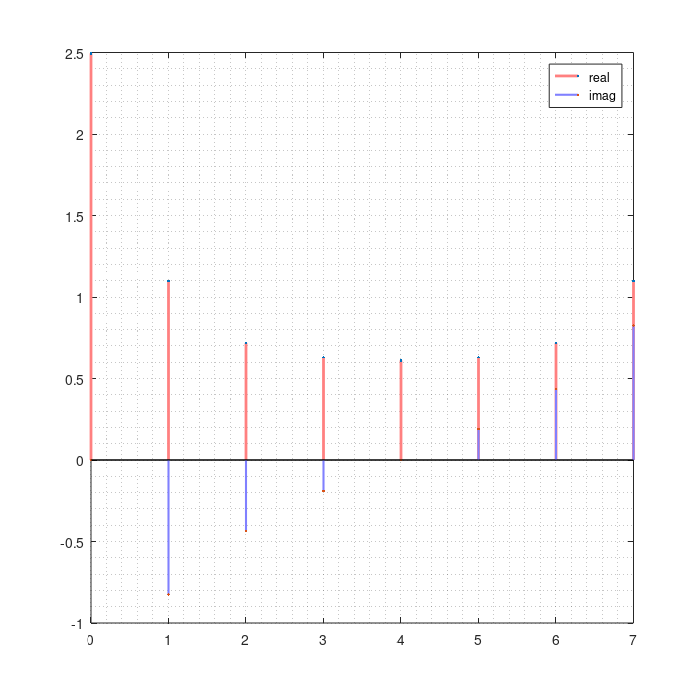
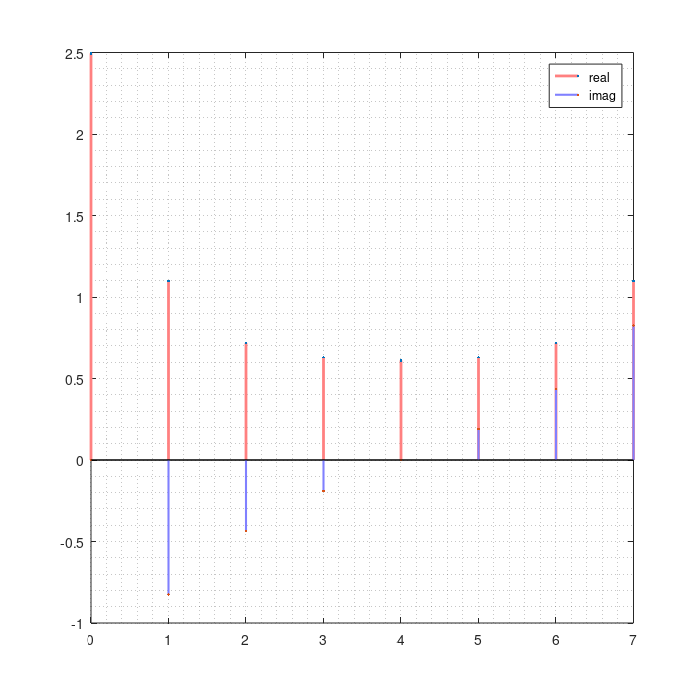
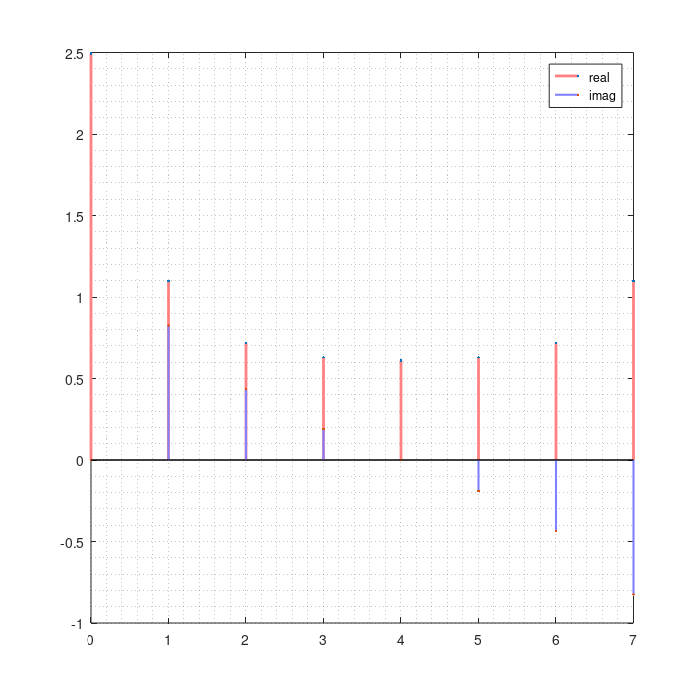
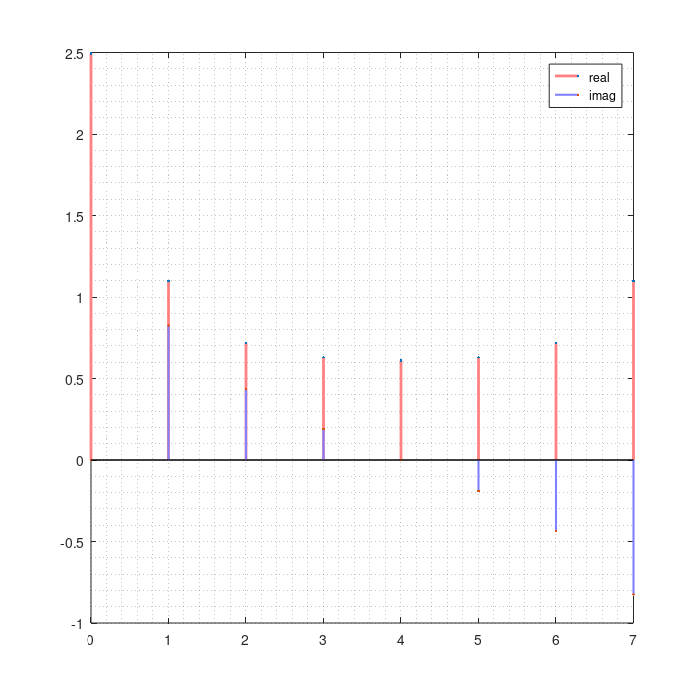

MATLAB code to generate these figures, in order:
N = 8; % sequence length 
gamma = 0.5;
k = 0:N-1;
x = exp(-gamma*k);
X = fft(x);
range = k;
%% Property 1
X1 = fft(conj(x));
G1 = conj([X(1) X(N:-1:2)]); 

% Verify X1 = G1

p1_1=figure;
stem(range,real(X1),'.','LineWidth',2,'color',[1,0.5,0.5]); 
hold on;
stem(range,imag(X1),'.','LineWidth',1.5,'color',[0.5,0.5,1]); 
grid minor
legend('real','imag')
set(p1_1, 'PaperPosition', [0.05 0.05 7 7]);
set(p1_1, 'PaperSize', [7.05 7.05]); %Keep the same paper size
saveas(p1_1,['p1_1.pdf'],'pdf')

p1_2=figure;
stem(range,real(G1),'.','LineWidth',2,'color',[1,0.5,0.5]); 
hold on;
stem(range,imag(G1),'.','LineWidth',1.5,'color',[0.5,0.5,1]); 
legend('real','imag')
grid minor
set(p1_2, 'PaperPosition', [0.05 0.05 7 7]);
set(p1_2, 'PaperSize', [7.05 7.05]); %Keep the same paper size
saveas(p1_2,['p1_2.pdf'],'pdf')
%% Property 2
x2 = conj([x(1) x(N:-1:2)]); 
X2 = fft(x2);
% Verify X2 = conj(X)
p2_1=figure;
stem(range,real(X2),'.','LineWidth',2,'color',[1,0.5,0.5]); 
hold on;
stem(range,imag(X2),'.','LineWidth',1.5,'color',[0.5,0.5,1]); 
legend('real','imag')
grid minor
set(p2_1, 'PaperPosition', [0.05 0.05 7 7]);
set(p2_1, 'PaperSize', [7.05 7.05]); %Keep the same paper size
saveas(p2_1,['p2_1.pdf'],'pdf')

p2_2=figure;
stem(range,real(conj(X)),'.','LineWidth',2,'color',[1,0.5,0.5]); 
hold on;
stem(range,imag(conj(X)),'.','LineWidth',1.5,'color',[0.5,0.5,1]); 
legend('real','imag')
grid minor
set(p2_2, 'PaperPosition', [0.05 0.05 7 7]);
set(p2_2, 'PaperSize', [7.05 7.05]); %Keep the same paper size
saveas(p2_2,['p2_2.pdf'],'pdf')
%% Property 3
x3 = real(x);
X3 = fft(x3);
G3 = 0.5*(X+conj([X(1) X(N:-1:2)])); 

% Verify X3 = G3
p3_1=figure;
stem(range,real(X3),'.','LineWidth',2,'color',[1,0.5,0.5]); 
hold on;
stem(range,imag(X3),'.','LineWidth',1.5,'color',[0.5,0.5,1]); 
legend('real','imag')
grid minor
set(p3_1, 'PaperPosition', [0.05 0.05 7 7]);
set(p3_1, 'PaperSize', [7.05 7.05]); %Keep the same paper size
saveas(p3_1,['p3_1.pdf'],'pdf')

p3_2=figure;
stem(range,real(G3),'.','LineWidth',2,'color',[1,0.5,0.5]); 
hold on;
stem(range,imag(G3),'.','LineWidth',1.5,'color',[0.5,0.5,1]); 
legend('real','imag')
grid minor
set(p3_2, 'PaperPosition', [0.05 0.05 7 7]);
set(p3_2, 'PaperSize', [7.05 7.05]); %Keep the same paper size
saveas(p3_2,['p3_2.pdf'],'pdf')
%% Property 4
x4 = j*imag(x);
X4 = fft(x4);
G4 = 0.5*(X-conj([X(1) X(N:-1:2)])); 
% Verify X4 = G4
p4_1=figure;
stem(range,real(X4),'.','LineWidth',2,'color',[1,0.5,0.5]);
hold on;
stem(range,imag(X4),'.','LineWidth',1.5,'color',[0.5,0.5,1]); 
legend('real','imag')
grid minor
set(p4_1, 'PaperPosition', [0.05 0.05 7 7]);
set(p4_1, 'PaperSize', [7.05 7.05]); %Keep the same paper size
saveas(p4_1,['p4_1.pdf'],'pdf')

p4_2=figure;
stem(range,real(G4),'.','LineWidth',2,'color',[1,0.5,0.5]); 
hold on;
stem(range,imag(G4),'.','LineWidth',1.5,'color',[0.5,0.5,1]); 
legend('real','imag')
grid minor
set(p4_2, 'PaperPosition', [0.05 0.05 7 7]);
set(p4_2, 'PaperSize', [7.05 7.05]); %Keep the same paper size
saveas(p4_2,['p4_2.pdf'],'pdf')
%% Property 5
x5 = 0.5*(x+conj([x(1) x(N:-1:2)])); 
X5 = fft(x5);
% Verify X5 = real(X)
p5_1=figure;
stem(range,real(X5),'.','LineWidth',2,'color',[1,0.5,0.5]); 
hold on;
stem(range,imag(X5),'.','LineWidth',1.5,'color',[0.5,0.5,1]); 
legend('real','imag')
grid minor
set(p5_1, 'PaperPosition', [0.05 0.05 7 7]);
set(p5_1, 'PaperSize', [7.05 7.05]); %Keep the same paper size
saveas(p5_1,['p5_1.pdf'],'pdf')

p5_2=figure;
stem(range,real(real(X)),'.','LineWidth',2,'color',[1,0.5,0.5]);
hold on;
stem(range,imag(real(X)),'.','LineWidth',1.5,'color',[0.5,0.5,1]); 
legend('real','imag')
grid minor
set(p5_2, 'PaperPosition', [0.05 0.05 7 7]);
set(p5_2, 'PaperSize', [7.05 7.05]); %Keep the same paper size
saveas(p5_2,['p5_2.pdf'],'pdf')
%% Property 6
x6 = 0.5*(x-conj([x(1) x(N:-1:2)])); 
X6 = fft(x6);
% Verify X6 = j*imag(X)
p6_1=figure;
stem(range,real(X6),'.','LineWidth',2,'color',[1,0.5,0.5]); 
hold on;
stem(range,imag(X6),'.','LineWidth',1.5,'color',[0.5,0.5,1]); 
legend('real','imag')
grid minor
set(p6_1, 'PaperPosition', [0.05 0.05 7 7]);
set(p6_1, 'PaperSize', [7.05 7.05]); %Keep the same paper size
saveas(p6_1,['p6_1.pdf'],'pdf')
p6_2=figure;
stem(range,real(1j*imag(X)),'.','LineWidth',2,'color',[1,0.5,0.5]); 
hold on;
stem(range,imag(1j*imag(X)),'.','LineWidth',1.5,'color',[0.5,0.5,1]); 
legend('real','imag')
grid minor
set(p6_2, 'PaperPosition', [0.05 0.05 7 7]);
set(p6_2, 'PaperSize', [7.05 7.05]); %Keep the same paper size
saveas(p6_2,['p6_2.pdf'],'pdf')


